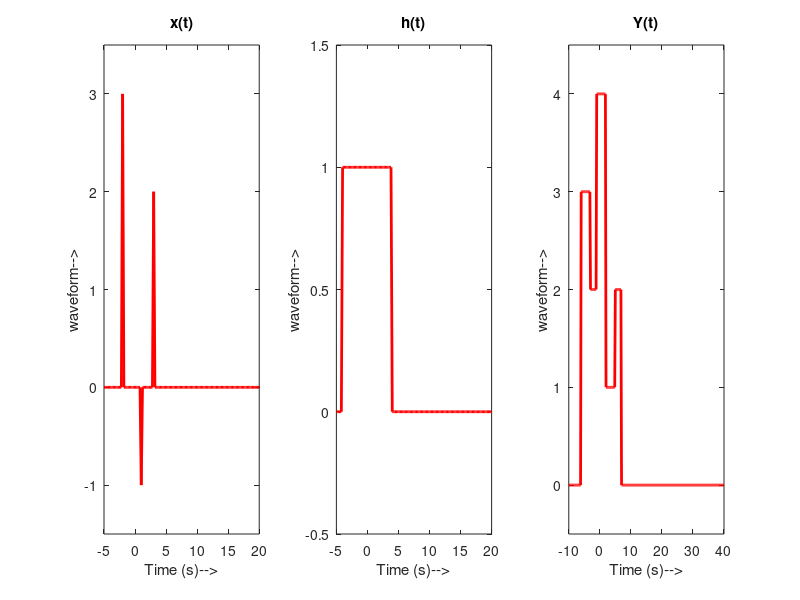

This chart was generated by the following MATLAB code:
t = -5:0.2:20
x = zeros(size(t));
h = zeros(size(t));
%% Generating x(t)
k = 0;
for i = t
if i == -2
x(k+1) = 3;
elseif i == 1
x(k+1) = -1;
elseif i == 3
x(k+1) = 2;
else
x(k+1) = 0;
end
k=k+1;
end
subplot(1,3,1)
plot(t,x,'r','LineWidth',2)
xlim([min(t) max(t)])
ylim([min(x)-0.5 max(x)+0.5])
xlabel('Time (s)-->')
ylabel('waveform-->')
title('x(t)')
%% Generating h(t)
k = 0;
for i = t
    if i >= -4 && i < 4 
        h(k+1) = 1;
    else
        h(k+1) = 0;
    end
    k = k+1;
end
subplot(1,3,2)
plot(t,h,'r','LineWidth',2)
xlim([min(t) max(t)])
ylim([min(h)-0.5 max(h)+0.5])
xlabel('Time (s)-->')
ylabel('waveform-->')
title('h(t)')
%% Generating Y(t) for Y(t) = x(t)*h(t)
t1=-10:0.2:40;
n=length(x);
m=length(h);
H=[x,zeros(1,m)];
X=[h,zeros(1,n)];
for i = 1 : n + m - 1
y(i)=0;
for j=1:m
if(i-j+1 > 0)
y(i) = y(i) + X(j) * H(i-j+1);
end
end
end
subplot(1,3, 3)
plot(t1,y ,'r','LineWidth',2)
xlim([min(t1) max(t1)])
ylim([min(y) - 0.5 max(y) + 0.5])
xlabel('Time (s)-->')
ylabel('waveform-->')
title('Y(t)')
